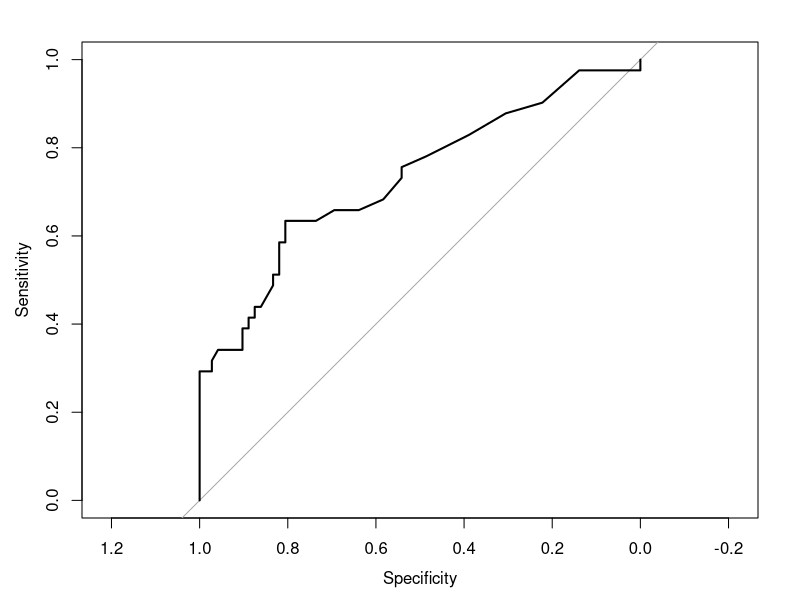
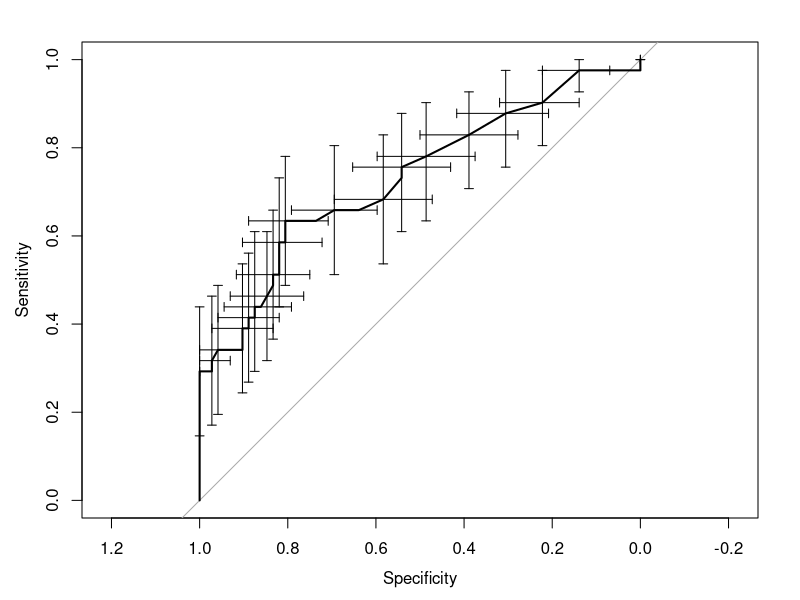
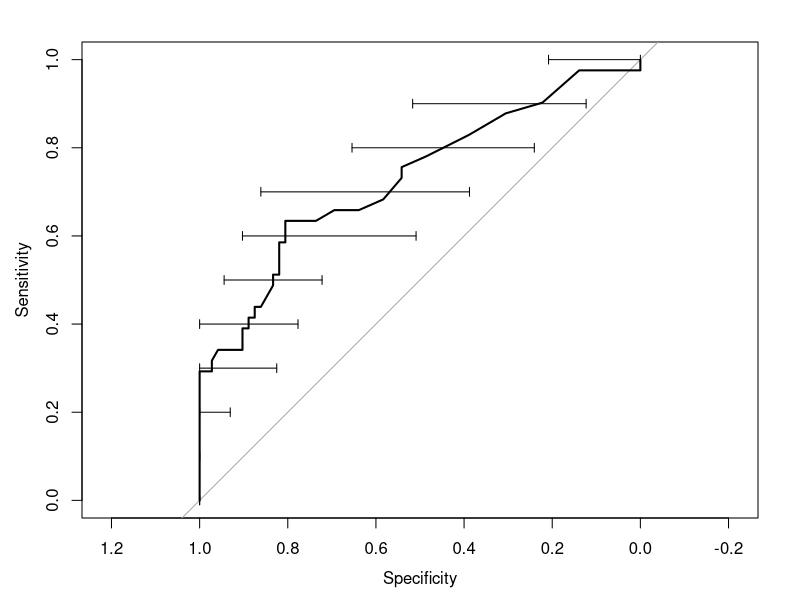
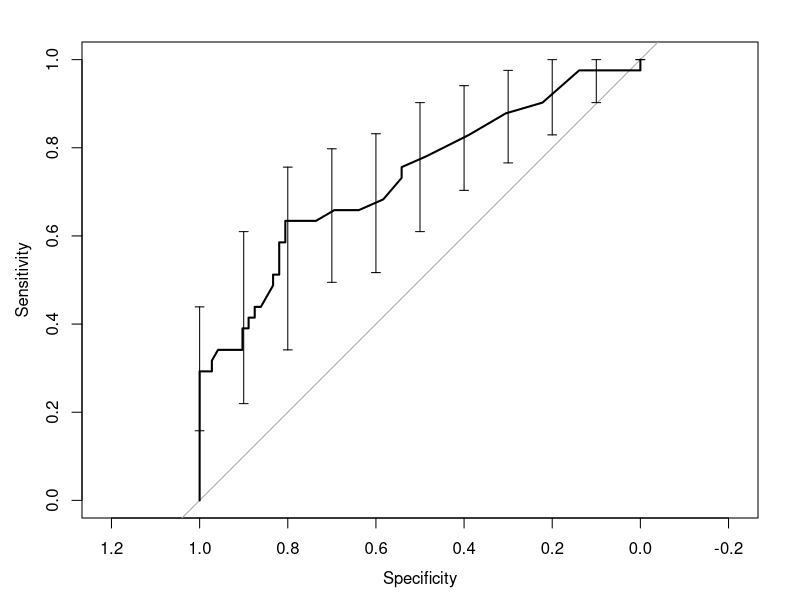
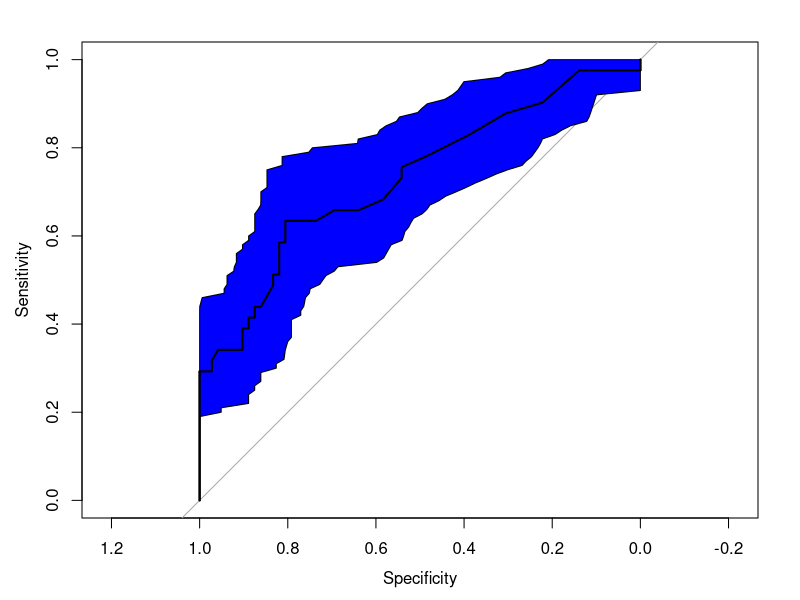
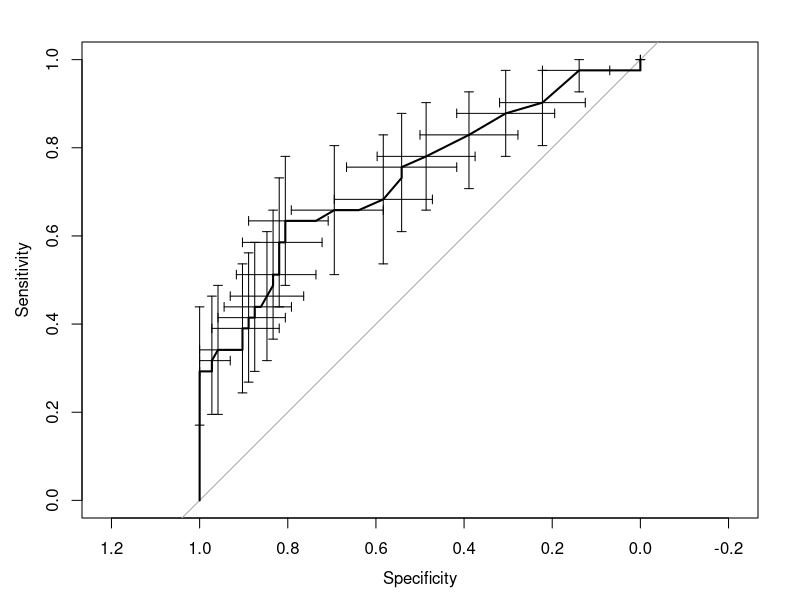

These figures' R source, in order: (Note: this script raises an error after producing the figures.)
# r2py crawler metadata
# package: pROC
# source_type: rd_example
# topic: plot.ci.Rd
# source_file: C:\Users\bened\AppData\Local\R\win-library\4.5\pROC\help
# lines: 34

suppressPackageStartupMessages(library(pROC))
data(aSAH)

# Start a ROC plot
rocobj <- plot.roc(aSAH$outcome, aSAH$s100b)
plot(rocobj)
# Thresholds
ci.thresolds.obj <- ci.thresholds(rocobj)
plot(ci.thresolds.obj)
# Specificities
plot(rocobj) # restart a new plot
ci.sp.obj <- ci.sp(rocobj, boot.n=500)
plot(ci.sp.obj)
# Sensitivities
plot(rocobj) # restart a new plot
ci.se.obj <- ci(rocobj, of="se", boot.n=500)
plot(ci.se.obj)

# Plotting a shape. We need more
ci.sp.obj <- ci.sp(rocobj, sensitivities=seq(0, 1, .01), boot.n=100)
plot(rocobj) # restart a new plot
plot(ci.sp.obj, type="shape", col="blue")

# Direct syntax (response, predictor):
plot.roc(aSAH$outcome, aSAH$s100b,
         ci=TRUE, of="thresholds")

# CI of a PR curve
co <- coords(rocobj, x = "all", input="recall", ret=c("recall", "precision"))
ci <- ci.coords(rocobj, x = seq(0, 1, .1), input="recall", ret="precision")
plot(co, type="l", ylim = c(0, 1))
plot(ci, type="shape")
plot(ci, type="bars")
lines(co)
